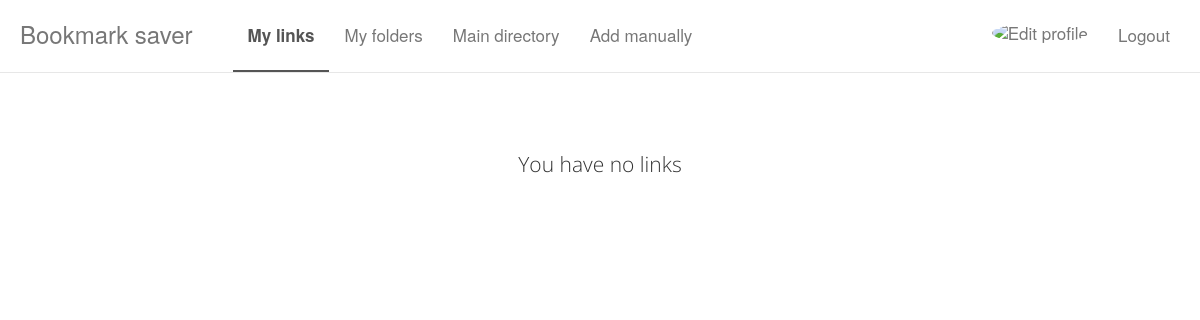
Before: /index.php (signed in) with the older database file.
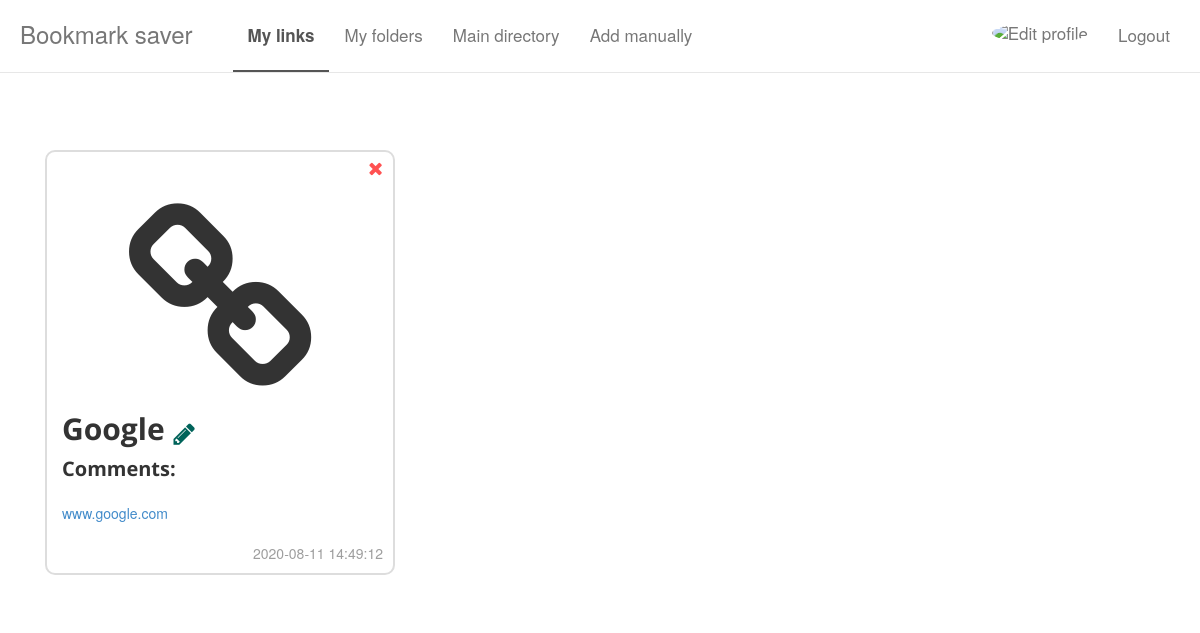
After: the same page with the newer database file.
### tables this page shows
CREATE TABLE `sites` (
  `id` int(11) NOT NULL,
  `parent` int(11) DEFAULT NULL COMMENT 'Parent of site (folder)',
  `link` varchar(255) NOT NULL,
  `title` varchar(30) NOT NULL,
  `comment_section` text DEFAULT NULL,
  `date` timestamp NOT NULL DEFAULT current_timestamp(),
  `user_id` int(11) NOT NULL
);

### models/site.php (called while the page is built, shortened)
<?php
class Site
{
    public static function get($select, $where = [], $whereValue = [], $andOr = '')
    {
        $con = Database::connect();
        if (count($where) < 1) {
            $query = "SELECT $select FROM sites";
            $stmt = $con->prepare($query);
            $stmt->execute();
        } else {
            $afterWhere = "";
            foreach ($where as $key => $oneWhere) {
                if ($whereValue[$key] == null) {
                    $afterWhere .= " $oneWhere IS ? $andOr";
                } else {
                    $afterWhere .= " $oneWhere = ? $andOr";
                }
            }
            $query = "SELECT $select FROM sites WHERE$afterWhere";
            $stmt = $con->prepare($query);
            $stmt->execute($whereValue);
        }
        return $stmt;
    }
}

### controllers/siteController.php (called while the page is built, shortened)
<?php
require_once "models/Site.php";
class SiteController
{
    public function get($select, $where = [], $whereValue = [], $andOr = '')
    {
        return Site::get($select, $where, $whereValue, $andOr);
    }
}

### index.php (the view, shortened to what this page needs)
<?php
require_once "controllers/SiteController.php";
$siteController = new SiteController();
$sites = $siteController->get("*", ['user_id'], [$_SESSION['user_data']['id']])->fetchAll();
?>
<div class="my-links container">
    <?php
    if (count($sites) > 0) {
        foreach ($sites as $site) {
            echo '
            <div class="col-md-4 col-xs-12">
                <div class="link">
                    <a href="deleteSite.php?id=' . $site['id'] . '">
                        <i class="fa fa-times fa-lg delete" title="Delete"></i>
                    </a>
                    <div class="icon text-center">
                        <i class="fa fa-link fa-5x"></i>
                    </div>
                    <h4 class="title">
                        ' . $site['title'] . '
                    </h4>
                    <a href="updateSite.php?id=' . $site['id'] . '">
                        <i class="fa fa-pencil fa-lg update" title="Delete"></i>
                    </a>
                    <p class="comment lead"><span class="custom">Comments:</span> ' . $site['comment_section'] . '</p>
                    <a href="' . $site['link'] . '" class="url">' . $site['link'] . '</a>
                    <span class="date">' . $site['date'] . '</span>
                </div>
            </div>
            ';
        }
    } else {
        echo "<p class='text-center lead'>You have no links</p>";
    }
    ?>
</div>
<?php
include_once "includes/footerIncludes.php";

Changed rows visible on the page:
added sites: title "Google", link "www.google.com", date "2020-08-11 14:49:12"
Other visible differences:
text no longer shown: "You have no links"
